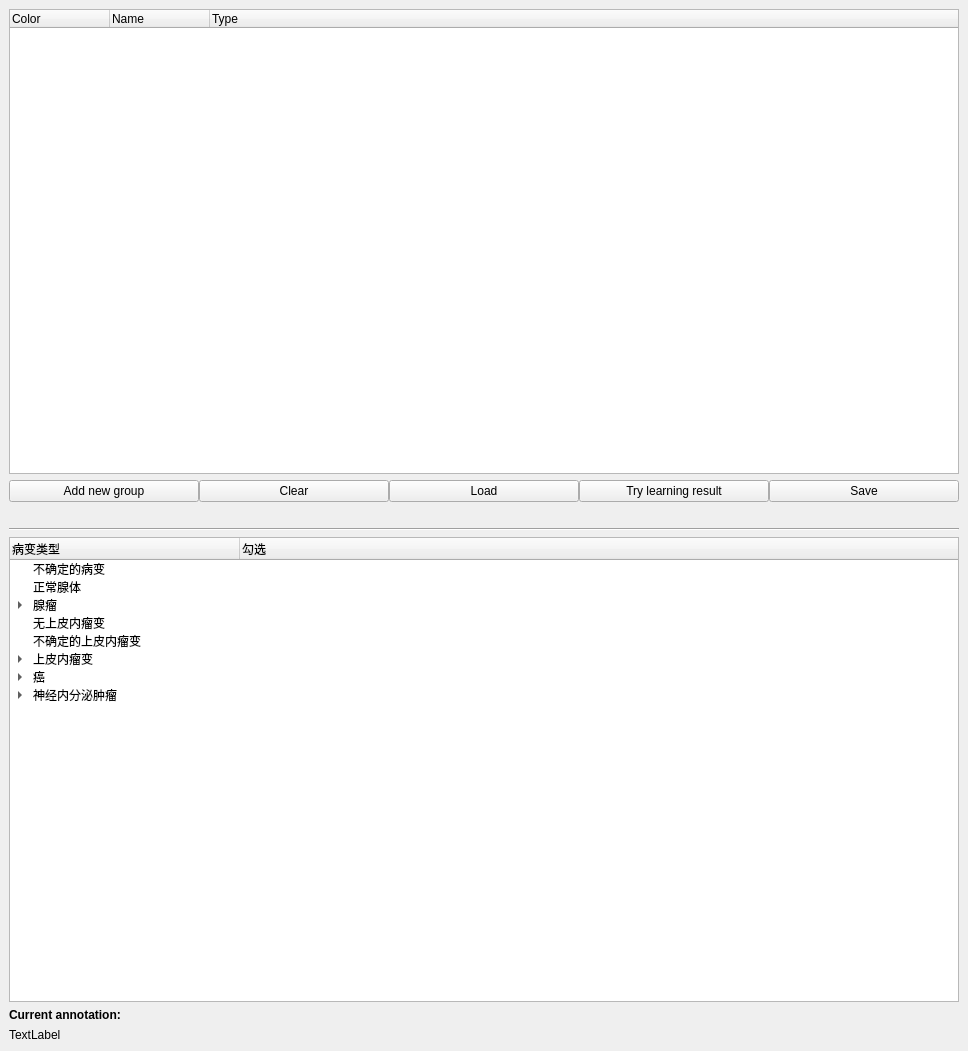
<?xml version="1.0" encoding="UTF-8"?>
<ui version="4.0">
 <class>AnnotationsDockWidget</class>
 <widget class="QDockWidget" name="AnnotationsDockWidget">
  <property name="geometry">
   <rect>
    <x>0</x>
    <y>0</y>
    <width>968</width>
    <height>1051</height>
   </rect>
  </property>
  <property name="sizePolicy">
   <sizepolicy hsizetype="Preferred" vsizetype="Minimum">
    <horstretch>0</horstretch>
    <verstretch>0</verstretch>
   </sizepolicy>
  </property>
  <property name="windowTitle">
   <string>Annotations</string>
  </property>
  <widget class="QWidget" name="dockWidgetContents">
   <property name="sizePolicy">
    <sizepolicy hsizetype="Preferred" vsizetype="Minimum">
     <horstretch>0</horstretch>
     <verstretch>0</verstretch>
    </sizepolicy>
   </property>
   <layout class="QGridLayout" name="gridLayout">
    <item row="3" column="0">
     <widget class="Line" name="currentAnnotationLine">
      <property name="orientation">
       <enum>Qt::Horizontal</enum>
      </property>
     </widget>
    </item>
    <item row="6" column="0">
     <widget class="QLabel" name="currentAnnotationLabel">
      <property name="text">
       <string>TextLabel</string>
      </property>
      <property name="textFormat">
       <enum>Qt::RichText</enum>
      </property>
     </widget>
    </item>
    <item row="5" column="0">
     <widget class="QLabel" name="currentAnnotationHeaderLabel">
      <property name="text">
       <string>&lt;html&gt;&lt;head/&gt;&lt;body&gt;&lt;p&gt;&lt;span style=&quot; font-weight:600;&quot;&gt;Current annotation:&lt;/span&gt;&lt;/p&gt;&lt;/body&gt;&lt;/html&gt;</string>
      </property>
     </widget>
    </item>
    <item row="0" column="0">
     <widget class="QTreeWidget" name="AnnotationTreeWidget">
      <property name="sizePolicy">
       <sizepolicy hsizetype="MinimumExpanding" vsizetype="MinimumExpanding">
        <horstretch>0</horstretch>
        <verstretch>0</verstretch>
       </sizepolicy>
      </property>
      <property name="editTriggers">
       <set>QAbstractItemView::NoEditTriggers</set>
      </property>
      <property name="dragEnabled">
       <bool>true</bool>
      </property>
      <property name="dragDropMode">
       <enum>QAbstractItemView::InternalMove</enum>
      </property>
      <property name="defaultDropAction">
       <enum>Qt::CopyAction</enum>
      </property>
      <property name="selectionMode">
       <enum>QAbstractItemView::ExtendedSelection</enum>
      </property>
      <property name="uniformRowHeights">
       <bool>true</bool>
      </property>
      <property name="sortingEnabled">
       <bool>false</bool>
      </property>
      <property name="animated">
       <bool>true</bool>
      </property>
      <property name="allColumnsShowFocus">
       <bool>true</bool>
      </property>
      <property name="headerHidden">
       <bool>false</bool>
      </property>
      <column>
       <property name="text">
        <string>Color</string>
       </property>
      </column>
      <column>
       <property name="text">
        <string>Name</string>
       </property>
      </column>
      <column>
       <property name="text">
        <string>Type</string>
       </property>
      </column>
     </widget>
    </item>
    <item row="1" column="0">
     <layout class="QHBoxLayout" name="horizontalLayout_2">
      <property name="spacing">
       <number>0</number>
      </property>
      <item>
       <widget class="QPushButton" name="addGroupButton">
        <property name="text">
         <string>Add new group</string>
        </property>
       </widget>
      </item>
      <item>
       <widget class="QPushButton" name="clearButton">
        <property name="text">
         <string>Clear</string>
        </property>
       </widget>
      </item>
      <item>
       <widget class="QPushButton" name="loadButton">
        <property name="text">
         <string>Load</string>
        </property>
       </widget>
      </item>
      <item>
       <widget class="QPushButton" name="tryLearningResultButton">
        <property name="text">
         <string>Try learning result</string>
        </property>
       </widget>
      </item>
      <item>
       <widget class="QPushButton" name="saveButton">
        <property name="text">
         <string>Save</string>
        </property>
       </widget>
      </item>
     </layout>
    </item>
    <item row="2" column="0">
     <spacer name="horizontalSpacer">
      <property name="orientation">
       <enum>Qt::Horizontal</enum>
      </property>
      <property name="sizeHint" stdset="0">
       <size>
        <width>40</width>
        <height>20</height>
       </size>
      </property>
     </spacer>
    </item>
    <item row="4" column="0">
     <widget class="QTreeWidget" name="PathologyTreeWidget">
      <attribute name="headerDefaultSectionSize">
       <number>230</number>
      </attribute>
      <attribute name="headerMinimumSectionSize">
       <number>10</number>
      </attribute>
      <attribute name="headerStretchLastSection">
       <bool>true</bool>
      </attribute>
      <column>
       <property name="text">
        <string>病变类型</string>
       </property>
      </column>
      <column>
       <property name="text">
        <string>勾选</string>
       </property>
      </column>
      <item>
       <property name="text">
        <string>不确定的病变</string>
       </property>
      </item>
      <item>
       <property name="text">
        <string>正常腺体</string>
       </property>
      </item>
      <item>
       <property name="text">
        <string>腺瘤</string>
       </property>
       <item>
        <property name="text">
         <string>低级别上皮内瘤变</string>
        </property>
       </item>
       <item>
        <property name="text">
         <string>高级别上皮内瘤变</string>
        </property>
       </item>
      </item>
      <item>
       <property name="text">
        <string>无上皮内瘤变</string>
       </property>
      </item>
      <item>
       <property name="text">
        <string>不确定的上皮内瘤变</string>
       </property>
      </item>
      <item>
       <property name="text">
        <string>上皮内瘤变</string>
       </property>
       <item>
        <property name="text">
         <string>低级别上皮内瘤变</string>
        </property>
       </item>
       <item>
        <property name="text">
         <string>高级别上皮内瘤变</string>
        </property>
       </item>
      </item>
      <item>
       <property name="text">
        <string>癌</string>
       </property>
       <item>
        <property name="text">
         <string>腺癌</string>
        </property>
        <item>
         <property name="text">
          <string>筛状-粉刺样癌</string>
         </property>
        </item>
        <item>
         <property name="text">
          <string>髓样癌</string>
         </property>
        </item>
        <item>
         <property name="text">
          <string>微乳头状腺癌</string>
         </property>
        </item>
        <item>
         <property name="text">
          <string>黏液腺癌</string>
         </property>
        </item>
        <item>
         <property name="text">
          <string>锯齿状腺癌</string>
         </property>
        </item>
        <item>
         <property name="text">
          <string>印戒细胞癌</string>
         </property>
        </item>
        <item>
         <property name="text">
          <string>经典型</string>
         </property>
        </item>
       </item>
       <item>
        <property name="text">
         <string>腺鳞癌</string>
        </property>
       </item>
       <item>
        <property name="text">
         <string>梭形细胞癌</string>
        </property>
       </item>
       <item>
        <property name="text">
         <string>鳞状细胞癌</string>
        </property>
       </item>
       <item>
        <property name="text">
         <string>未分化癌</string>
        </property>
       </item>
      </item>
      <item>
       <property name="text">
        <string>神经内分泌肿瘤</string>
       </property>
       <item>
        <property name="text">
         <string>神经内分泌瘤NET</string>
        </property>
        <item>
         <property name="text">
          <string>NET 1级 （类癌）</string>
         </property>
        </item>
        <item>
         <property name="text">
          <string>NET 2级</string>
         </property>
        </item>
       </item>
       <item>
        <property name="text">
         <string>神经内分泌癌NEC</string>
        </property>
        <item>
         <property name="text">
          <string>大细胞 NEC</string>
         </property>
        </item>
        <item>
         <property name="text">
          <string>小细胞 NEC</string>
         </property>
        </item>
       </item>
       <item>
        <property name="text">
         <string>混合性腺神经内分泌癌</string>
        </property>
       </item>
       <item>
        <property name="text">
         <string>EC细胞 分泌5-羟色胺NET</string>
        </property>
       </item>
       <item>
        <property name="text">
         <string>L细胞 分泌胰高血糖素样肽和PP/PYY NET</string>
        </property>
       </item>
      </item>
     </widget>
    </item>
   </layout>
  </widget>
 </widget>
 <resources/>
 <connections/>
</ui>
